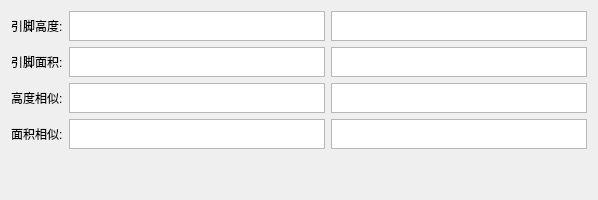
      <widget class="QWidget" name="tab_6">
       <attribute name="title">
        <string>引脚</string>
       </attribute>
       <layout class="QGridLayout" name="gridLayout_12">
        <item row="0" column="1" colspan="2">
         <layout class="QHBoxLayout" name="horizontalLayout_17">
          <property name="sizeConstraint">
           <enum>QLayout::SetMinimumSize</enum>
          </property>
          <item>
           <widget class="QLabel" name="label_17">
            <property name="sizePolicy">
             <sizepolicy hsizetype="Preferred" vsizetype="Maximum">
              <horstretch>0</horstretch>
              <verstretch>0</verstretch>
             </sizepolicy>
            </property>
            <property name="text">
             <string>引脚高度:</string>
            </property>
           </widget>
          </item>
          <item>
           <widget class="QTextEdit" name="textEdit_fhigh_down">
            <property name="sizePolicy">
             <sizepolicy hsizetype="Expanding" vsizetype="Maximum">
              <horstretch>0</horstretch>
              <verstretch>0</verstretch>
             </sizepolicy>
            </property>
            <property name="maximumSize">
             <size>
              <width>16777215</width>
              <height>30</height>
             </size>
            </property>
            <property name="font">
             <font>
              <pointsize>9</pointsize>
             </font>
            </property>
           </widget>
          </item>
          <item>
           <widget class="QTextEdit" name="textEdit_fhigh_up">
            <property name="sizePolicy">
             <sizepolicy hsizetype="Expanding" vsizetype="Maximum">
              <horstretch>0</horstretch>
              <verstretch>0</verstretch>
             </sizepolicy>
            </property>
            <property name="maximumSize">
             <size>
              <width>16777215</width>
              <height>30</height>
             </size>
            </property>
           </widget>
          </item>
         </layout>
        </item>
        <item row="1" column="1" colspan="2">
         <layout class="QHBoxLayout" name="horizontalLayout_31">
          <property name="sizeConstraint">
           <enum>QLayout::SetMinimumSize</enum>
          </property>
          <item>
           <widget class="QLabel" name="label_31">
            <property name="sizePolicy">
             <sizepolicy hsizetype="Preferred" vsizetype="Maximum">
              <horstretch>0</horstretch>
              <verstretch>0</verstretch>
             </sizepolicy>
            </property>
            <property name="text">
             <string>引脚面积:</string>
            </property>
           </widget>
          </item>
          <item>
           <widget class="QTextEdit" name="textEdit_farea_down">
            <property name="sizePolicy">
             <sizepolicy hsizetype="Expanding" vsizetype="Maximum">
              <horstretch>0</horstretch>
              <verstretch>0</verstretch>
             </sizepolicy>
            </property>
            <property name="maximumSize">
             <size>
              <width>16777215</width>
              <height>30</height>
             </size>
            </property>
           </widget>
          </item>
          <item>
           <widget class="QTextEdit" name="textEdit_farea_up">
            <property name="sizePolicy">
             <sizepolicy hsizetype="Expanding" vsizetype="Maximum">
              <horstretch>0</horstretch>
              <verstretch>0</verstretch>
             </sizepolicy>
            </property>
            <property name="maximumSize">
             <size>
              <width>16777215</width>
              <height>30</height>
             </size>
            </property>
           </widget>
          </item>
         </layout>
        </item>
        <item row="2" column="1" colspan="2">
         <layout class="QHBoxLayout" name="horizontalLayout_34">
          <property name="sizeConstraint">
           <enum>QLayout::SetMinimumSize</enum>
          </property>
          <item>
           <widget class="QLabel" name="label_34">
            <property name="sizePolicy">
             <sizepolicy hsizetype="Preferred" vsizetype="Maximum">
              <horstretch>0</horstretch>
              <verstretch>0</verstretch>
             </sizepolicy>
            </property>
            <property name="text">
             <string>高度相似:</string>
            </property>
           </widget>
          </item>
          <item>
           <widget class="QTextEdit" name="textEdit_fsh_down">
            <property name="sizePolicy">
             <sizepolicy hsizetype="Expanding" vsizetype="Maximum">
              <horstretch>0</horstretch>
              <verstretch>0</verstretch>
             </sizepolicy>
            </property>
            <property name="maximumSize">
             <size>
              <width>16777215</width>
              <height>30</height>
             </size>
            </property>
           </widget>
          </item>
          <item>
           <widget class="QTextEdit" name="textEdit_fsh_up">
            <property name="sizePolicy">
             <sizepolicy hsizetype="Expanding" vsizetype="Maximum">
              <horstretch>0</horstretch>
              <verstretch>0</verstretch>
             </sizepolicy>
            </property>
            <property name="maximumSize">
             <size>
              <width>16777215</width>
              <height>30</height>
             </size>
            </property>
           </widget>
          </item>
         </layout>
        </item>
        <item row="3" column="1" colspan="2">
         <layout class="QHBoxLayout" name="horizontalLayout_33">
          <property name="sizeConstraint">
           <enum>QLayout::SetMinimumSize</enum>
          </property>
          <item>
           <widget class="QLabel" name="label_33">
            <property name="sizePolicy">
             <sizepolicy hsizetype="Preferred" vsizetype="Maximum">
              <horstretch>0</horstretch>
              <verstretch>0</verstretch>
             </sizepolicy>
            </property>
            <property name="text">
             <string>面积相似:</string>
            </property>
           </widget>
          </item>
          <item>
           <widget class="QTextEdit" name="textEdit_fsa_down">
            <property name="sizePolicy">
             <sizepolicy hsizetype="Expanding" vsizetype="Maximum">
              <horstretch>0</horstretch>
              <verstretch>0</verstretch>
             </sizepolicy>
            </property>
            <property name="maximumSize">
             <size>
              <width>16777215</width>
              <height>30</height>
             </size>
            </property>
           </widget>
          </item>
          <item>
           <widget class="QTextEdit" name="textEdit_fsa_up">
            <property name="sizePolicy">
             <sizepolicy hsizetype="Expanding" vsizetype="Maximum">
              <horstretch>0</horstretch>
              <verstretch>0</verstretch>
             </sizepolicy>
            </property>
            <property name="maximumSize">
             <size>
              <width>16777215</width>
              <height>30</height>
             </size>
            </property>
           </widget>
          </item>
         </layout>
        </item>
        <item row="4" column="1">
         <spacer name="verticalSpacer_5">
          <property name="orientation">
           <enum>Qt::Vertical</enum>
          </property>
          <property name="sizeHint" stdset="0">
           <size>
            <width>20</width>
            <height>40</height>
           </size>
          </property>
         </spacer>
        </item>
       </layout>
      </widget>
